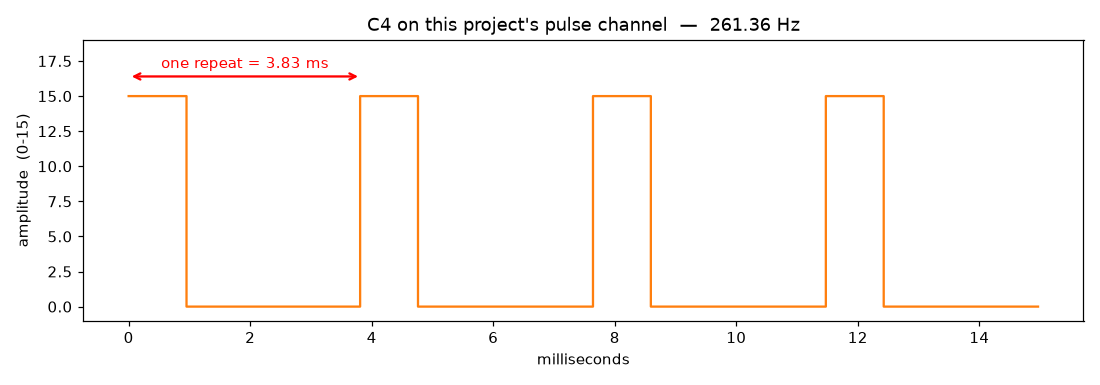

This figure's Python source:
"""Draw C4 exactly as this project's NES pulse channel produces it."""
import numpy as np
import matplotlib.pyplot as plt
from nes_apu import SR, note_hz, pulse_period, pulse_actual_hz, gen_pulse

want = note_hz("C4")                 # 261.63 Hz, the ideal C4
timer = pulse_period(want)           # the chip's integer timer value
got = pulse_actual_hz(timer)         # what it can actually produce

n = int(0.015 * SR)                  # 15 ms
y = gen_pulse(np.full(3, timer, float), np.full(3, 15.0), 1)[:n]   # duty 1 = 25%
t = np.arange(n) / SR * 1000

plt.figure(figsize=(10, 3.5))
plt.step(t, y, color="tab:orange", lw=1.5, where="post")

period = 1000 / got
plt.annotate("", xy=(period, 16.4), xytext=(0, 16.4),
             arrowprops=dict(arrowstyle="<->", color="red", lw=1.5))
plt.text(period / 2, 17, f"one repeat = {period:.2f} ms", color="red", ha="center")

plt.xlabel("milliseconds")
plt.ylabel("amplitude  (0-15)")
plt.title(f"C4 on this project's pulse channel  —  {got:.2f} Hz")
plt.ylim(-1, 19)
plt.tight_layout()
plt.savefig("c4_project.png", dpi=110)
print(f"C4 = {want:.2f} Hz wanted, {got:.2f} Hz produced, one repeat = {period:.2f} ms")
